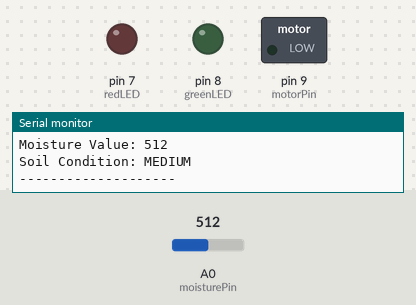
Simulated run of this sketch. Board: Arduino Uno, built with avr-gcc and run on an emulated ATmega328P. On the bench: switched loads named in the sketch (green lamp = pin HIGH), output pins drawn as LEDs (lit = HIGH), the last lines printed to the serial monitor. The test bench sets the inputs (shaded band); at power-on: A0 (moisturePin) = 512.

Above: at 1.8 s.
1.9 s: A0 (moisturePin) set to 409
3.4 s: A0 (moisturePin) set to 392
At 4.8 s:
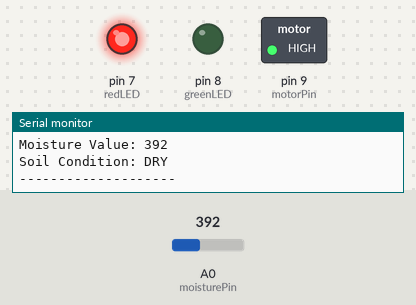
5.5 s: A0 (moisturePin) set to 710
At 6.3 s:
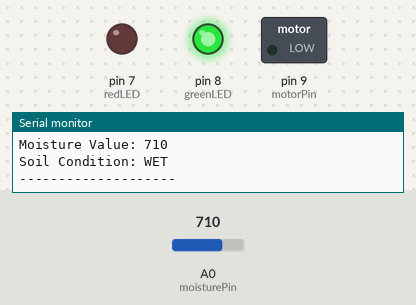
7.5 s: A0 (moisturePin) set to 686
At 9.2 s:
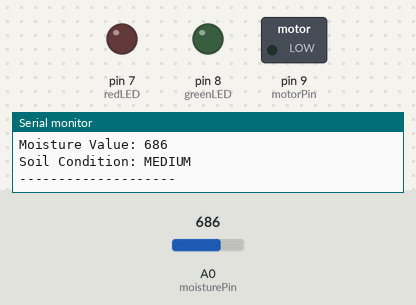
9.5 s: A0 (moisturePin) set to 716
At 10.8 s:
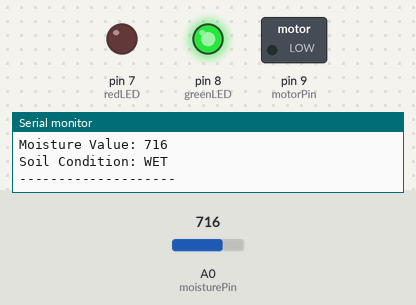
Timing chart, 0 to 12.5 s (numbered marks = the images above; inputs shaded):
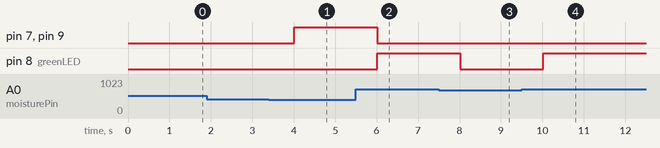

Measured:
- the behaviour switches between 401 and 400 on A0 (moisturePin) (found by bisection; images 0 and 1)
- the behaviour switches between 701 and 700 on A0 (moisturePin) (found by bisection; images 2 and 3)
- after the input at 3.4 s, pin 7 (redLED), pin 9 (motorPin): LOW → HIGH after 0.61 s
- after the input at 5.5 s, pin 7 (redLED), pin 9 (motorPin): HIGH → LOW after 0.51 s; pin 8 (greenLED): LOW → HIGH after 0.51 s
- after the input at 7.5 s, pin 8 (greenLED): HIGH → LOW after 0.51 s
- after the input at 9.5 s, pin 8 (greenLED): LOW → HIGH after 0.52 s

The sketch:

irrigation_system.ino
```cpp
int moisturePin = A0;
int motorPin = 9;
int redLED = 7;
int greenLED = 8;

int moistureValue;

void setup()
{
    pinMode(motorPin, OUTPUT);
    pinMode(redLED, OUTPUT);
    pinMode(greenLED, OUTPUT);

    Serial.begin(9600);
}

void loop()
{
    moistureValue = analogRead(moisturePin);

    Serial.print("Moisture Value: ");
    Serial.println(moistureValue);

    if (moistureValue <= 400)
    {
        Serial.println("Soil Condition: DRY");

        digitalWrite(motorPin, HIGH);
        digitalWrite(redLED, HIGH);
        digitalWrite(greenLED, LOW);
    }

    else if (moistureValue <= 700)
    {
        Serial.println("Soil Condition: MEDIUM");

        digitalWrite(motorPin, LOW);
        digitalWrite(redLED, LOW);
        digitalWrite(greenLED, LOW);
    }

    else
    {
        Serial.println("Soil Condition: WET");

        digitalWrite(motorPin, LOW);
        digitalWrite(redLED, LOW);
        digitalWrite(greenLED, HIGH);
    }

    Serial.println("--------------------");

    delay(1000);
}
```
